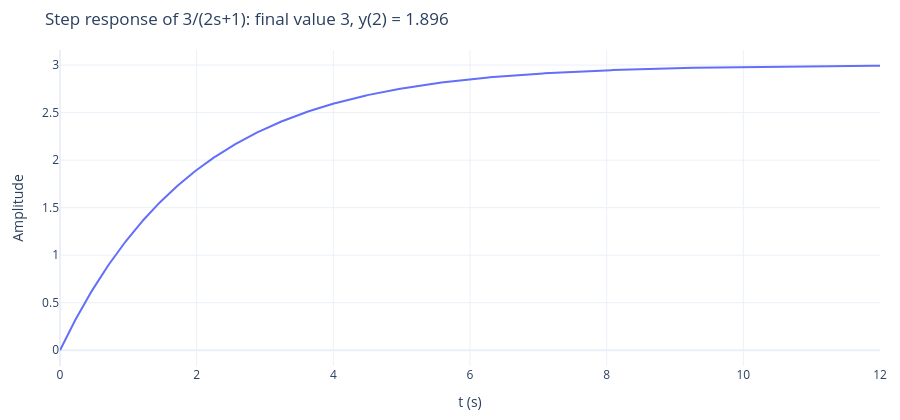

The notebook cell this image was saved under:
### Markdown cell above
## 6. DC gain 與終值定理（`order1b.m`：$sys1 = \frac{3}{2s+1}$）

$$\lim_{t\to\infty}y(t) = \lim_{s\to0} sY(s) = \lim_{s\to 0} s\cdot\frac{1}{s}\cdot\frac{3}{2s+1} = 3$$

### Code cell
s = sp.symbols("s")
print("final value =", sp.limit(s * (1 / s) * 3 / (2 * s + 1), s, 0))
print(f"DC gain in dB = 20 log10(3) = {20 * np.log10(3):.4f}")
t7, y7 = signal.step(signal.lti([3], [2, 1]), T=np.linspace(0, 12, 1201))
print(f"y(T=2) = {np.interp(2, t7, y7):.4f}  (3 x 0.632 = 1.896)")
fig = go.Figure()
fig.add_scatter(x=ds(t7), y=ds(y7), name="3/(2s+1)")
show(fig, "Step response of 3/(2s+1): final value 3, y(2) = 1.896", "t (s)", "Amplitude")

### Figure 1 — Plotly figure (JSON) as saved in the notebook; plotly's stock layout.template omitted (floating-point values rounded to 4 significant figures; data arrays with more than 128 entries replaced by an {"elided": "..."} marker saying what was removed)
{"data": [{"name": "3/(2s+1)", "type": "scatter", "x": {"elided": "600 float values"}, "y": {"elided": "600 float values"}}], "layout": {"height": 420, "margin": {"b": 50, "l": 60, "r": 20, "t": 50}, "title": {"text": "Step response of 3/(2s+1): final value 3, y(2) = 1.896"}, "xaxis": {"title": {"text": "t (s)"}}, "yaxis": {"title": {"text": "Amplitude"}}}}
